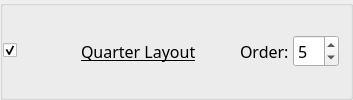
        <widget class="QGroupBox" name="GB_5_QuarterLayout">
         <property name="sizePolicy">
          <sizepolicy hsizetype="Preferred" vsizetype="Maximum">
           <horstretch>0</horstretch>
           <verstretch>0</verstretch>
          </sizepolicy>
         </property>
         <property name="title">
          <string/>
         </property>
         <property name="flat">
          <bool>true</bool>
         </property>
         <layout class="QGridLayout" name="gridLayout_32">
          <property name="leftMargin">
           <number>0</number>
          </property>
          <property name="horizontalSpacing">
           <number>4</number>
          </property>
          <item row="0" column="0">
           <widget class="QCheckBox" name="kcfg_quarterLayoutEnabled">
            <property name="accessibleName">
             <string>Quarter Layout</string>
            </property>
            <property name="checked">
             <bool>true</bool>
            </property>
           </widget>
          </item>
          <item row="0" column="1">
           <widget class="QToolButton" name="quarterLayoutPictogram">
            <property name="icon">
             <iconset theme="krohnkite-layout-quarter"/>
            </property>
            <property name="iconSize">
             <size><width>48</width><height>32</height></size>
            </property>
            <property name="minimumSize">
             <size><width>56</width><height>40</height></size>
            </property>
            <property name="maximumSize">
             <size><width>56</width><height>40</height></size>
            </property>
            <property name="autoRaise"><bool>true</bool></property>
            <property name="focusPolicy"><enum>Qt::FocusPolicy::NoFocus</enum></property>
            <property name="accessibleName"><string>Quarter Layout preview</string></property>
            <property name="styleSheet">
             <string notr="true">QToolButton { border: none; background: transparent; } QToolButton:hover { border: none; background: transparent; } QToolButton:pressed { border: none; background: transparent; }</string>
            </property>
           </widget>
          </item>
          <property name="topMargin">
           <number>0</number>
          </property>
          <property name="bottomMargin">
           <number>0</number>
          </property>
          <property name="verticalSpacing">
           <number>0</number>
          </property>
          <item row="0" column="5">
           <widget class="QSpinBox" name="kcfg_quarterLayoutOrder">
            <property name="font">
             <font>
              <family>Noto Sans</family>
              <pointsize>12</pointsize>
              <italic>false</italic>
              <bold>false</bold>
              <underline>false</underline>
             </font>
            </property>
            <property name="toolTip">
             <string>Order in layout rotation</string>
            </property>
            <property name="minimum">
             <number>1</number>
            </property>
            <property name="maximum">
             <number>13</number>
            </property>
            <property name="value">
             <number>5</number>
            </property>
           </widget>
          </item>
          <item row="0" column="3">
           <spacer name="horizontalSpacer_28">
            <property name="orientation">
             <enum>Qt::Orientation::Horizontal</enum>
            </property>
            <property name="sizeHint" stdset="0">
             <size>
              <width>40</width>
              <height>20</height>
             </size>
            </property>
           </spacer>
          </item>
          <item row="0" column="4">
           <widget class="QLabel" name="label_49">
            <property name="font">
             <font>
              <family>Noto Sans</family>
              <pointsize>12</pointsize>
              <italic>false</italic>
              <bold>false</bold>
              <underline>false</underline>
             </font>
            </property>
            <property name="text">
             <string>Order:</string>
            </property>
           </widget>
          </item>
          <item row="0" column="2">
           <widget class="QLabel" name="label_45">
            <property name="font">
             <font>
              <family>Noto Sans</family>
              <pointsize>12</pointsize>
              <italic>false</italic>
              <bold>false</bold>
              <underline>true</underline>
             </font>
            </property>
            <property name="text">
             <string>Quarter Layout</string>
            </property>
            <property name="margin">
             <number>0</number>
            </property>
            <property name="buddy">
             <cstring>kcfg_quarterLayoutEnabled</cstring>
            </property>
           </widget>
          </item>
          </layout>
        </widget>
